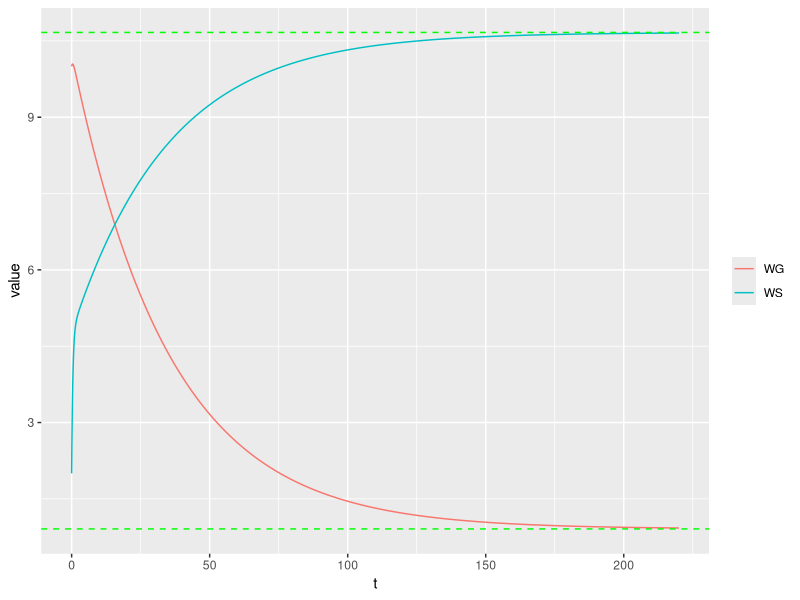

Reproduce this figure in R.
library(tidyverse)
kg <- 2.2
kd <- 0.15
yg <- 0.8
p0 <- 10
equib <- c(p0*yg/kd*(1-yg), p0/kg*(1-yg))
A <- matrix(c(-kg,yg*kg,kd,-kd),nrow=2)
l1 <- eigen(A)$values[1]
l2 <- eigen(A)$values[2]
q1 <- eigen(A)$vectors[1,]
q2 <- eigen(A)$vectors[2,]
l1
l2
q1
q2
cs <- solve(matrix(c(q1,q2),nrow=2), c(2,10)-equib)
x <- function(t) cs[1]*exp(l1*t)*q1[1] + cs[2]*exp(l2*t)*q2[1] + equib[1]
y <- function(t) cs[1]*exp(l1*t)*q1[2] + cs[2]*exp(l2*t)*q2[2] + equib[2]
sim <- data_frame(t = seq(0,220,by=0.05),
                  WS = x(t),
                  WG = y(t))
sim %>% 
  gather(key = 'key', value = 'value', -t) %>% 
  ggplot(aes(t, value, color=key)) +
  geom_line() +
  geom_hline(yintercept = equib[1], color='green', linetype='dashed') +
  geom_hline(yintercept = equib[2], color='green', linetype='dashed') +
  theme(legend.title = element_blank())
